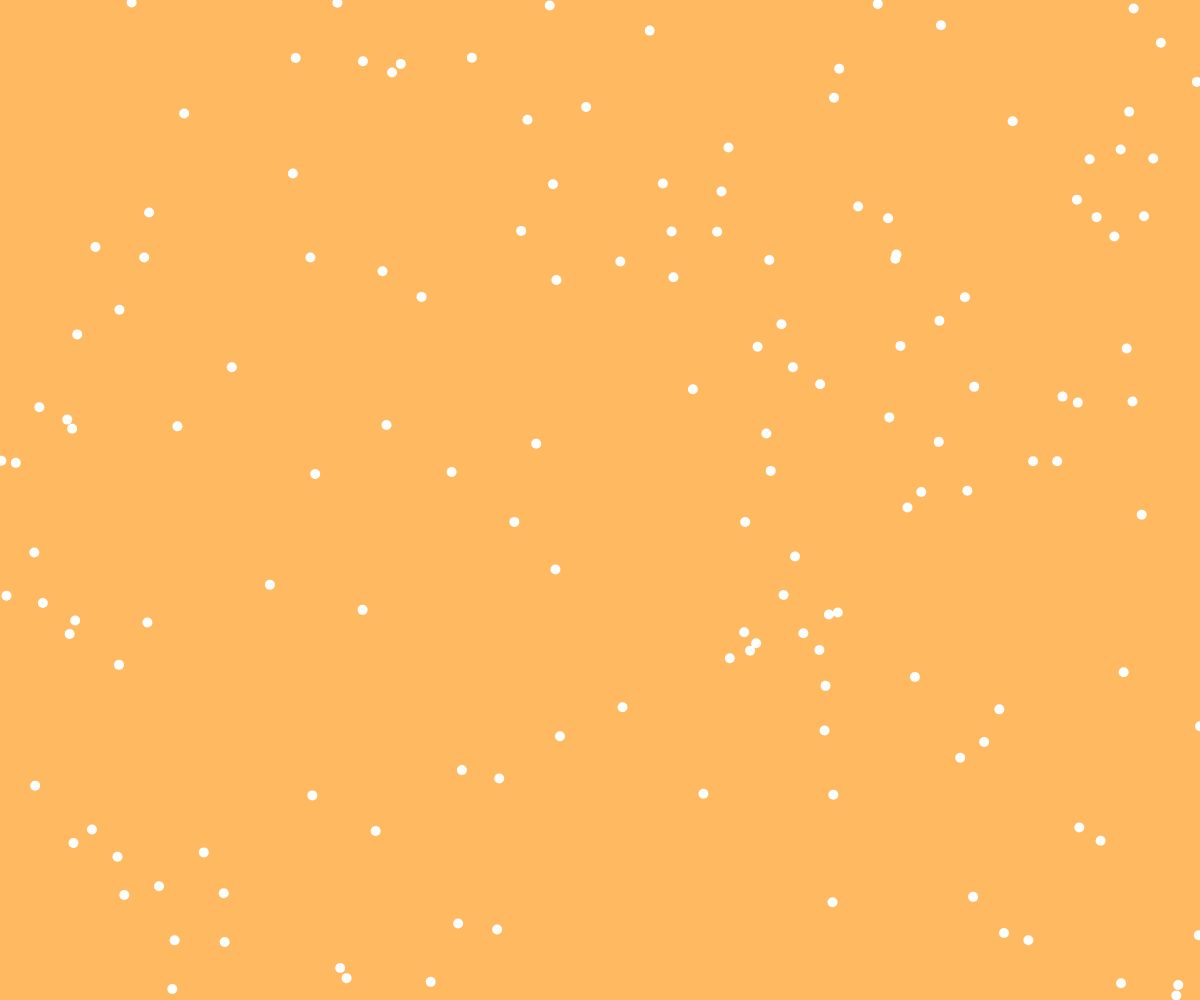
Frame 1 (no input)
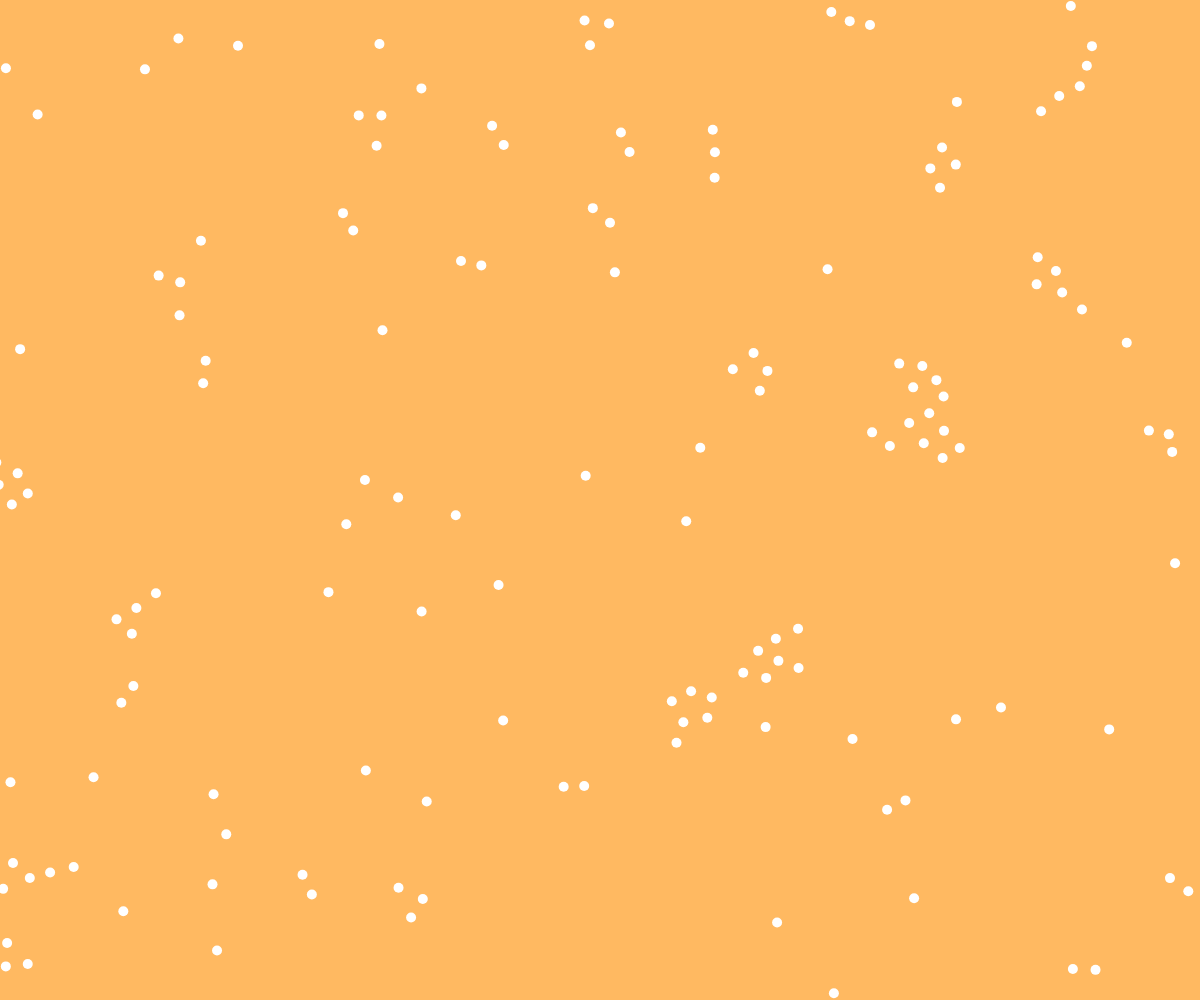
Frame 60 (no input)
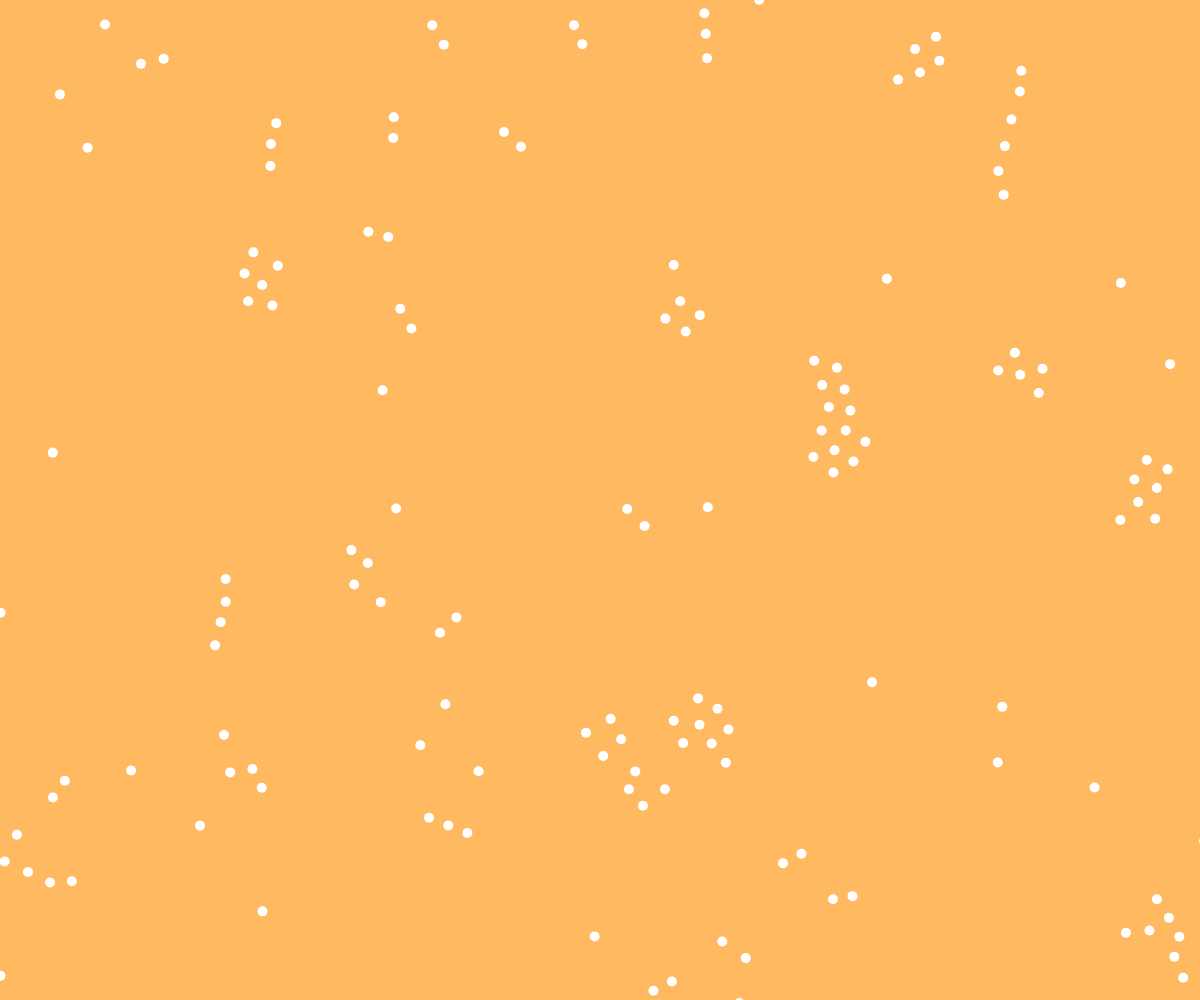
Frame 120 (the mouse pressed at the canvas centre since frame 60)

The p5.js sketch that drew these frames (run headless with seeded random() and noise() and a simulated clock; from frame 60 on, the mouse is pressed at the canvas centre):

// p5.js sketch
// ── sketch.js
var boids = [];

function setup() {
	createCanvas(windowWidth, windowHeight);
	
	//the initial set of boids
	for (var i = 0; i < 150; i++) {
	boids[i] = new Boid(random(width), random(height));
	
	}
}


function draw () {
	background(255, 185, 97);
	//run all the boids
	for (var i = 0; i < boids.length; i++) {
	boids[i].run(boids);
	}
}


function Boid(x, y) {
	this.acceleration = createVector(0, 0);
	this.velocity = p5.Vector.random2D();
	this.position = createVector(x, y);
	this.r = 4.0;
	this.maxspeed = 2;
	this.maxforce = 0.1;

}

Boid.prototype.run = function(boids) {
	this.flock(boids);
	this.update();
	this.borders();
	this.render();

}

//forces go into acceleration
Boid.prototype.applyForce = function(force) {
	this.acceleration.add(force);
}

//accumulate a new acceleration each time based on three rules
Boid.prototype.flock = function(boids) {
	var sep = this.seperate(boids); //seperates
	var ali = this.align(boids); //alignment
	var coh = this.cohesion(boids); //cohesion
	
	sep.mult(2.0);
	ali.mult(1.0);
	coh.mult(1.0);
	
	this.applyForce(sep);
	this.applyForce(ali);
	this.applyForce(coh);
}

//method to update location
Boid.prototype.update = function() {
	this.velocity.add(this.acceleration); //update velocity
	//limit speed
	this.velocity.limit(this.maxspeed);
	this.position.add(this.velocity);
	
	this.acceleration.mult(0); //resets acceleration to 0 each cycle
}

//calculates and applies a steering force towards a target
Boid.prototype.seek = function(target) {
	var desired = p5.Vector.sub(target, this.position); //vector pointing from the location to the target
	
	desired.normalize();
	desired.mult(this.maxspeed);
	
	var steer = p5.Vector.sub(desired, this.velocity);
	steer.limit(this.maxforce);
	return steer;
}

//draws boid as a rectangle
Boid.prototype.render = function () {
	fill(255);
	noStroke();
	ellipse(this.position.x, this.position.y, 10, 10);
}

Boid.prototype.borders = function() {
	if (this.position.x < -this.r) this.position.x = width + this.r;
	if (this.position.y < -this.r) this.position.y = height + this.r;
	if (this.position.x > width + this.r) this.position.x = -this.r;
	if (this.position.y > height + this.r) this.position.y = -this.r;
}

//checks for nearby boids and steers away to seperate
Boid.prototype.seperate = function(boids) {
	var desiredseperation = 22.5;
	var steer = createVector(0, 0);
	var count = 0;
//for every boid, check if it's too close
	for (var i = 0; i < boids.length; i++) {
		var d = p5.Vector.dist(this.position, boids[i].position);
		if ((d > 0) && (d < desiredseperation)) {
		var diff = p5.Vector.sub(this.position, boids[i].position);
		diff.normalize();
		diff.div(d);
		steer.add(diff);
		count++;
		}
	}
	if (count > 0) {
	steer.div(count);
	}
	
	if (steer.mag() > 0) {
	steer.normalize();
	steer.mult(this.maxspeed);
	steer.sub(this.velocity);
	steer.limit(this.maxforce);
	}
	return steer;
}




//for every nearby boid, calculate the average velocity
Boid.prototype.align = function(boids) {
	var neighbordist = 40;
	var sum = createVector(0, 0);
	var count = 0;
	for (var i = 0; i < boids.length; i++) {
		var d = p5.Vector.dist(this.position, boids[i].position);
		if ((d > 0) && (d < neighbordist)) {
			sum.add(boids[i].velocity);
			count++;
			}
		}
	if (count > 0) {
	sum.div(count);
	sum.normalize();
	sum.mult(this.maxspeed);
	var steer = p5.Vector.sub(sum, this.velocity);
	steer.limit(this.maxforce);
	return steer;
	} else {
	return createVector(0, 0);
	}
}

//cohesion
Boid.prototype.cohesion = function(boids) {
	var neighbordist = 40;
	var sum = createVector(0, 0);
	var count = 0;
	for (var i = 0; i < boids.length; i++) {
	  var d = p5.Vector.dist(this.position, boids[i].position);
		if ((d > 0) && (d < neighbordist)) {
		sum.add(boids[i].position);
		count++;
		}
	}
if (count > 0) {
	sum.div(count);
	return this.seek(sum);
	} else {
	return createVector(0, 0);
	}
}
